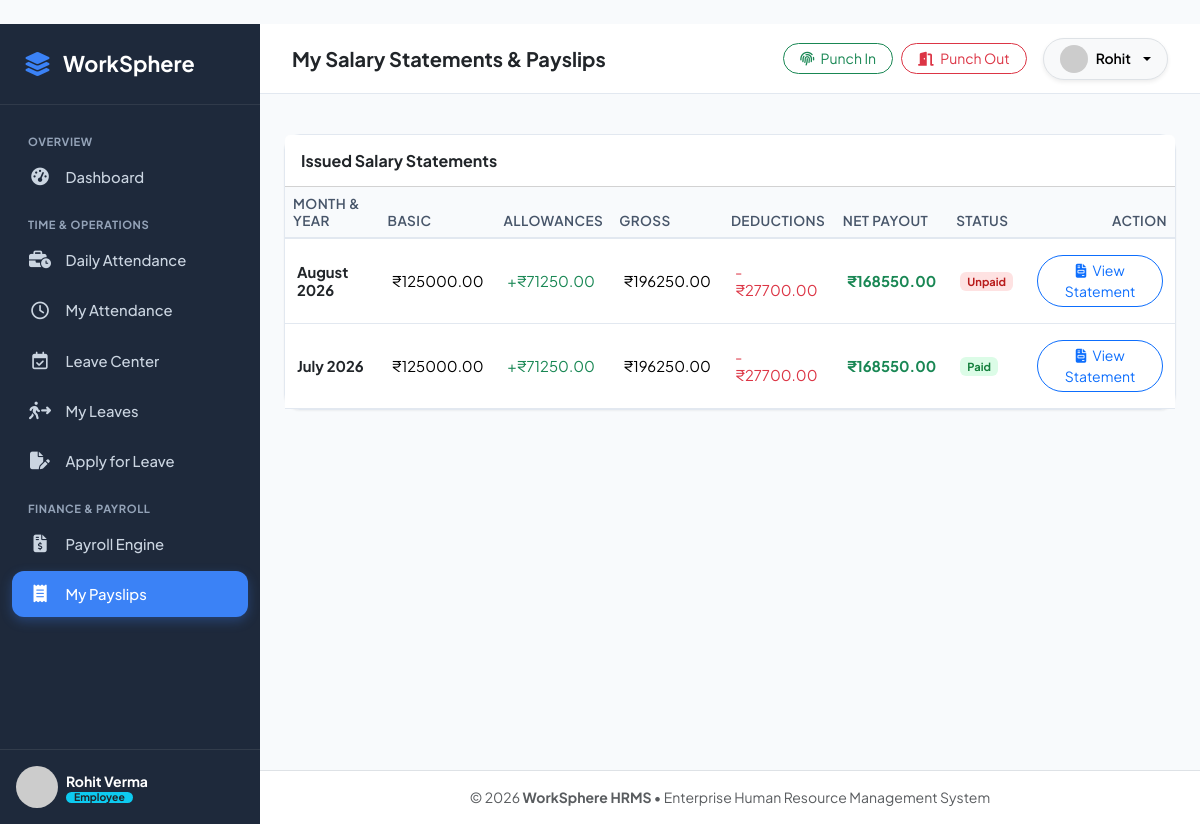
The app's page /payroll/my/ (signed in) with its own data.
### accounts/models.py (models this page shows, shortened)
class User(AbstractUser):
    role = models.CharField(
        max_length=20,
        choices=UserRole.choices,
        default=UserRole.EMPLOYEE,
        help_text="Role determining access permissions within WorkSphere."
    )
    phone = models.CharField(max_length=20, blank=True, null=True)
    profile_picture = models.ImageField(upload_to='avatars/', blank=True, null=True)
    is_verified = models.BooleanField(default=True)
    created_at = models.DateTimeField(auto_now_add=True)
    updated_at = models.DateTimeField(auto_now=True)
    @property
    def get_role_badge(self):
        badges = {
            UserRole.ADMIN: 'bg-danger',
            UserRole.HR: 'bg-primary',
            UserRole.EMPLOYEE: 'bg-info text-dark',
        }
        return badges.get(self.role, 'bg-secondary')
    @property
    def get_avatar_url(self):
        if self.profile_picture and hasattr(self.profile_picture, 'url'):
            return self.profile_picture.url
        return f"https://ui-avatars.com/api/?name={self.get_full_name() or self.username}&background=2563eb&color=fff"

### payroll/models.py (models this page shows, shortened)
class Payslip(models.Model):
    employee = models.ForeignKey(
        Employee,
        on_delete=models.CASCADE,
        related_name='payslips'
    )
    month = models.PositiveSmallIntegerField(help_text="Month (1-12)")
    year = models.PositiveIntegerField(help_text="Year (e.g. 2026)")
    basic_salary = models.DecimalField(max_digits=12, decimal_places=2, help_text="Basic Salary (INR)")
    hra = models.DecimalField(max_digits=10, decimal_places=2, default=Decimal('0.00'), verbose_name="House Rent Allowance (HRA)")
    medical_allowance = models.DecimalField(max_digits=10, decimal_places=2, default=Decimal('0.00'), verbose_name="Medical & Conveyance")
    special_allowance = models.DecimalField(max_digits=10, decimal_places=2, default=Decimal('0.00'), verbose_name="Special Allowance")
    tax_deduction = models.DecimalField(max_digits=10, decimal_places=2, default=Decimal('0.00'), verbose_name="Income Tax (TDS)")
    provident_fund = models.DecimalField(max_digits=10, decimal_places=2, default=Decimal('0.00'), verbose_name="Employee Provident Fund (EPF)")
    other_deductions = models.DecimalField(max_digits=10, decimal_places=2, default=Decimal('200.00'), verbose_name="Professional Tax & Others")
    gross_salary = models.DecimalField(max_digits=12, decimal_places=2, editable=False)
    net_salary = models.DecimalField(max_digits=12, decimal_places=2, editable=False)
    payment_status = models.CharField(
        max_length=20,
        choices=PaymentStatus.choices,
        default=PaymentStatus.UNPAID
    )
    payment_date = models.DateField(null=True, blank=True)
    payment_method = models.CharField(
        max_length=20,
        choices=PaymentMethod.choices,
        default=PaymentMethod.BANK_TRANSFER
    )
    transaction_reference = models.CharField(max_length=100, blank=True, help_text="UTR / NEFT / IMPS Reference Number")
    notes = models.TextField(blank=True)
    generated_at = models.DateTimeField(auto_now_add=True)
    class Meta:
        unique_together = ['employee', 'month', 'year']
        ordering = ['-year', '-month', 'employee__employee_id']
    @property
    def total_allowances(self):
        return self.hra + self.medical_allowance + self.special_allowance
    @property
    def total_deductions(self):
        return self.tax_deduction + self.provident_fund + self.other_deductions
    @property
    def get_month_name(self):
        months = [
            '', 'January', 'February', 'March', 'April', 'May', 'June',
            'July', 'August', 'September', 'October', 'November', 'December'
        ]
        return months[self.month] if 1 <= self.month <= 12 else str(self.month)
    @property
    def get_status_badge(self):
        badges = {
            PaymentStatus.PAID: 'badge-paid',
            PaymentStatus.UNPAID: 'badge-unpaid',
            PaymentStatus.PROCESSING: 'badge-processing',
        }
        return badges.get(self.payment_status, 'bg-secondary')

### payroll/views.py (the view)
# urls.py: path('my/', views.my_payslips_view, name='my_payslips'),
@login_required
def my_payslips_view(request):
    if not hasattr(request.user, 'employee_profile'):
        messages.info(request, "Administrator account.")
        return redirect('payroll:list')
    employee = request.user.employee_profile
    payslips = Payslip.objects.filter(employee=employee).order_by('-year', '-month')
    return render(request, 'payroll/my_payslips.html', {
        'employee': employee,
        'payslips': payslips,
    })

### templates/payroll/my_payslips.html (shortened to what this page needs)
﻿{% extends 'base.html' %}
{% block page_title %}My Salary Statements & Payslips{% endblock %}
{% block content %}
<div class="card card-custom">
    <div class="card-header bg-white p-3">
        <h6 class="fw-bold mb-0 text-dark">Issued Salary Statements</h6>
    </div>
    <div class="table-responsive">
        <table class="table table-custom table-hover align-middle mb-0">
            <thead>
                <tr>
                    <th>Month & Year</th>
                    <th>Basic</th>
                    <th>Allowances</th>
                    <th>Gross</th>
                    <th>Deductions</th>
                    <th>Net Payout</th>
                    <th>Status</th>
                    <th class="text-end">Action</th>
                </tr>
            </thead>
            <tbody>
                {% for p in payslips %}
                <tr>
                    <td class="fw-bold text-dark">{{ p.get_month_name }} {{ p.year }}</td>
                    <td>₹{{ p.basic_salary }}</td>
                    <td class="text-success">+₹{{ p.total_allowances }}</td>
                    <td>₹{{ p.gross_salary }}</td>
                    <td class="text-danger">-₹{{ p.total_deductions }}</td>
                    <td class="fw-bold text-success">₹{{ p.net_salary }}</td>
                    <td><span class="badge {{ p.get_status_badge }}">{{ p.get_payment_status_display }}</span></td>
                    <td class="text-end">
                        <a href="{% url 'payroll:detail' pk=p.pk %}" class="btn btn-sm btn-outline-primary rounded-pill px-3">
                            <i class="fa-solid fa-file-invoice me-1"></i> View Statement
                        </a>
                    </td>
                </tr>
                {% empty %}
                <tr><td colspan="8" class="text-center py-4 text-muted">No payslips have been issued to your account yet.</td></tr>
                {% endfor %}
            </tbody>
        </table>
    </div>
</div>
{% endblock %}

### templates/base.html (shortened to what this page needs)
﻿<!DOCTYPE html>
<html lang="en">
<head>
    <link href="https://cdn.jsdelivr.net/npm/bootstrap@5.3.2/dist/css/bootstrap.min.css" rel="stylesheet">
    <link rel="stylesheet" href="https://cdnjs.cloudflare.com/ajax/libs/font-awesome/6.5.1/css/all.min.css">
    {% load static %}
    <link rel="stylesheet" href="{% static 'css/style.css' %}">
</head>
<body>
    <div id="app-wrapper">
        <aside id="sidebar">
            <div class="sidebar-brand">
                <i class="fa-solid fa-layer-group fs-4"></i>
                <span>WorkSphere</span>
            </div>
            <ul class="sidebar-menu">
                <li class="menu-header">Overview</li>
                <li>
                    <a href="{% url 'dashboard:index' %}" class="sidebar-link {% if request.resolver_match.app_name == 'dashboard' and request.resolver_match.url_name == 'index' %}active{% endif %}">
                        <i class="fa-solid fa-gauge-high"></i>
                        <span>Dashboard</span>
                    </a>
                </li>
                <li class="menu-header">Time & Operations</li>
                <li>
                    <a href="{% url 'attendance:list' %}" class="sidebar-link {% if request.resolver_match.app_name == 'attendance' and request.resolver_match.url_name == 'list' %}active{% endif %}">
                        <i class="fa-solid fa-business-time"></i>
                        <span>Daily Attendance</span>
                    </a>
                </li>
                {% if user.employee_profile %}
                <li>
                    <a href="{% url 'attendance:my_attendance' %}" class="sidebar-link {% if request.resolver_match.url_name == 'my_attendance' %}active{% endif %}">
                        <i class="fa-regular fa-clock"></i>
                        <span>My Attendance</span>
                    </a>
                </li>
                {% endif %}
                <li>
                    <a href="{% url 'leave_management:list' %}" class="sidebar-link {% if request.resolver_match.app_name == 'leave_management' and request.resolver_match.url_name == 'list' %}active{% endif %}">
                        <i class="fa-regular fa-calendar-check"></i>
                        <span>Leave Center</span>
                    </a>
                </li>
                {% if user.employee_profile %}
                <li>
                    <a href="{% url 'leave_management:my_leaves' %}" class="sidebar-link {% if request.resolver_match.url_name == 'my_leaves' %}active{% endif %}">
                        <i class="fa-solid fa-person-walking-arrow-right"></i>
                        <span>My Leaves</span>
                    </a>
                </li>
                <li>
                    <a href="{% url 'leave_management:apply' %}" class="sidebar-link {% if request.resolver_match.url_name == 'apply' %}active{% endif %}">
                        <i class="fa-solid fa-file-pen"></i>
                        <span>Apply for Leave</span>
                    </a>
                </li>
                {% endif %}
                <li class="menu-header">Finance & Payroll</li>
                <li>
                    <a href="{% url 'payroll:list' %}" class="sidebar-link {% if request.resolver_match.app_name == 'payroll' and request.resolver_match.url_name == 'list' %}active{% endif %}">
                        <i class="fa-solid fa-file-invoice-dollar"></i>
                        <span>Payroll Engine</span>
                    </a>
                </li>
                {% if user.employee_profile %}
                <li>
                    <a href="{% url 'payroll:my_payslips' %}" class="sidebar-link {% if request.resolver_match.url_name == 'my_payslips' %}active{% endif %}">
                        <i class="fa-solid fa-receipt"></i>
                        <span>My Payslips</span>
                    </a>
                </li>
                {% endif %}
            </ul>
            <div class="p-3 border-top border-secondary border-opacity-25 mt-auto">
                <div class="d-flex align-items-center gap-2">
                    <img src="{{ user.get_avatar_url }}" alt="{{ user.username }}" class="avatar-img">
                    <div class="overflow-hidden">
                        <div class="text-white fw-bold text-truncate small">{{ user.get_full_name|default:user.username }}</div>
                        <span class="badge {{ user.get_role_badge }} py-0 px-2 small" style="font-size: 0.65rem;">{{ user.get_role_display }}</span>
                    </div>
                </div>
            </div>
        </aside>
        <div id="main-content">
            <header class="top-navbar">
                <div class="d-flex align-items-center gap-3">
                    <h5 class="fw-bold mb-0 text-dark">{% block page_title %}Dashboard{% endblock %}</h5>
                </div>
                <div class="d-flex align-items-center gap-3">
                    {% if user.employee_profile %}
                    <div class="d-flex gap-2">
                        <a href="{% url 'attendance:check_in' %}" class="btn btn-sm btn-outline-success rounded-pill px-3">
                            <i class="fa-solid fa-fingerprint me-1"></i> Punch In
                        </a>
                        <a href="{% url 'attendance:check_out' %}" class="btn btn-sm btn-outline-danger rounded-pill px-3">
                            <i class="fa-solid fa-door-open me-1"></i> Punch Out
                        </a>
                    </div>
                    {% endif %}
                    <div class="dropdown">
                        <button class="btn btn-light d-flex align-items-center gap-2 rounded-pill px-3 border dropdown-toggle shadow-sm" type="button" data-bs-toggle="dropdown">
                            <img src="{{ user.get_avatar_url }}" class="rounded-circle" width="28" height="28" alt="avatar">
                            <span class="fw-semibold small d-none d-md-inline">{{ user.first_name|default:user.username }}</span>
                        </button>
                    </div>
                </div>
            </header>
            <div class="px-4 pt-3">
            </div>
            <main class="flex-grow-1 p-4">
                {% block content %}{% endblock %}
            </main>
            <footer class="bg-white border-top py-3 px-4 text-center text-muted small">
                <span>&copy; 2026 <strong>WorkSphere HRMS</strong> &bull; Enterprise Human Resource Management System</span>
            </footer>
        </div>
    </div>
</body>
</html>

### static/css/style.css (style rules this page uses)
body { background-color: #f8fafc; color: var(--text-main); font-family: 'Plus Jakarta Sans', system-ui, -apple-system, sans-serif; min-height: 100vh; display: flex; flex-direction: column; }
#app-wrapper { display: flex; width: 100%; min-height: 100vh; }
#sidebar { width: 260px; background-color: var(--sidebar-bg); color: #f8fafc; flex-shrink: 0; display: flex; flex-direction: column; transition: all 0.3s ease; z-index: 1000; }
#sidebar .sidebar-brand { padding: 1.5rem; font-size: 1.35rem; font-weight: 700; color: #ffffff; display: flex; align-items: center; gap: 0.75rem; border-bottom: 1px solid rgba(255, 255, 255, 0.08); }
#sidebar .sidebar-brand i { color: var(--primary-color); }
#sidebar .sidebar-menu { padding: 1rem 0.75rem; list-style: none; margin: 0; flex-grow: 1; overflow-y: auto; }
.menu-header { font-size: 0.7rem; text-transform: uppercase; letter-spacing: 0.05em; color: #94a3b8; padding: 0.75rem 1rem 0.25rem; font-weight: 700; }
.sidebar-link { display: flex; align-items: center; gap: 0.85rem; padding: 0.75rem 1rem; color: #cbd5e1; text-decoration: none; border-radius: var(--radius-md); font-weight: 500; font-size: 0.925rem; margin-bottom: 0.25rem; transition: all 0.2s ease; }
.sidebar-link.active { color: #ffffff; background-color: var(--primary-color); box-shadow: 0 4px 12px rgba(59, 130, 246, 0.3); }
.sidebar-link i { font-size: 1.1rem; width: 24px; text-align: center; }
#main-content { flex-grow: 1; display: flex; flex-direction: column; min-width: 0; overflow-x: hidden; }
.top-navbar { background: #ffffff; border-bottom: 1px solid var(--border-color); padding: 0.85rem 2rem; display: flex; align-items: center; justify-content: space-between; position: sticky; top: 0; z-index: 900; }
.card-custom { background: #ffffff; border: 1px solid var(--border-color); border-radius: var(--radius-lg); box-shadow: var(--shadow-sm); }
.badge-paid { background-color: #dcfce7; color: #15803d; }
.badge-unpaid { background-color: #fee2e2; color: #b91c1c; }
.table-custom th { background-color: #f8fafc; color: #475569; font-weight: 600; font-size: 0.85rem; text-transform: uppercase; letter-spacing: 0.03em; border-bottom: 2px solid var(--border-color); }
.table-custom td { vertical-align: middle; font-size: 0.925rem; border-bottom: 1px solid var(--border-color); padding: 1rem 0.75rem; }
.avatar-img { width: 42px; height: 42px; border-radius: 50%; object-fit: cover; }

### records on screen
User: get_full_name "Rohit Verma", role "Employee", first_name "Rohit"
Payslip: get_month_name "August", year "2026", basic_salary "125000.00", total_allowances "71250.00", gross_salary "196250.00", total_deductions "27700.00", net_salary "168550.00", payment_status "Unpaid"
Payslip: get_month_name "July", year "2026", basic_salary "125000.00", total_allowances "71250.00", gross_salary "196250.00", total_deductions "27700.00", net_salary "168550.00", payment_status "Paid"
